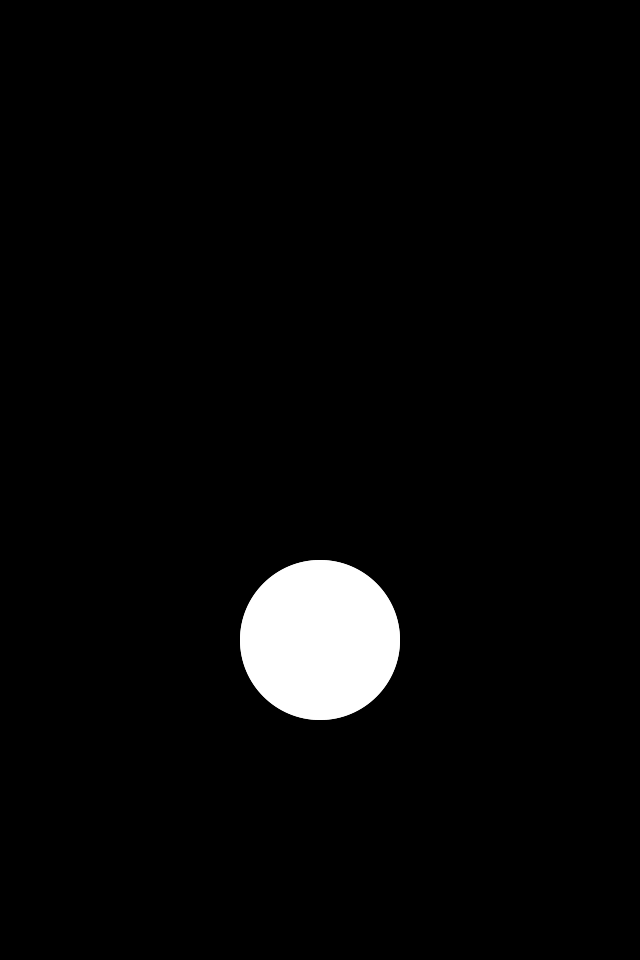
Frame 1 (no input)
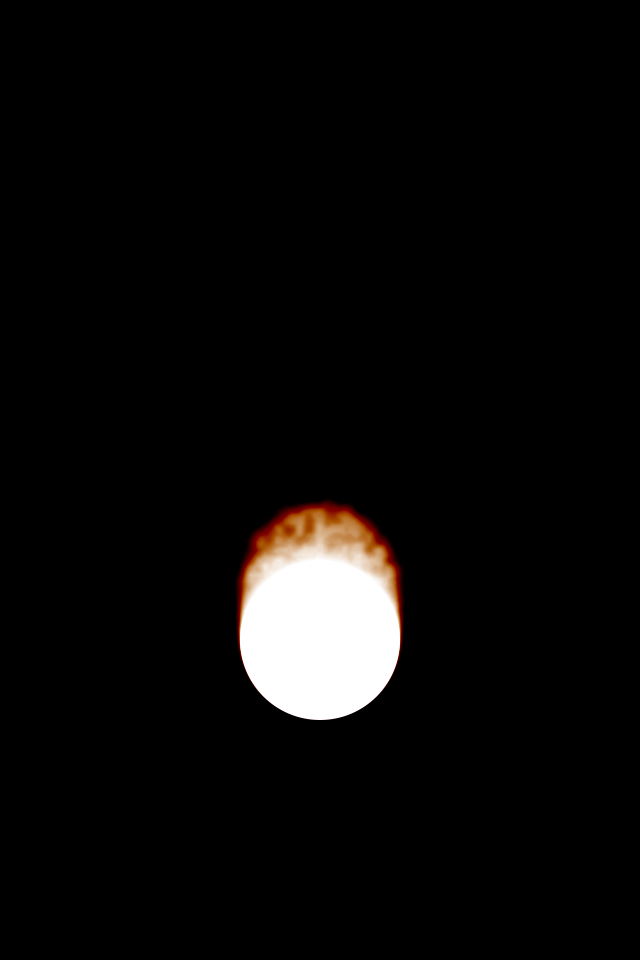
Frame 60 (the mouse pressed at the canvas centre just before this capture)
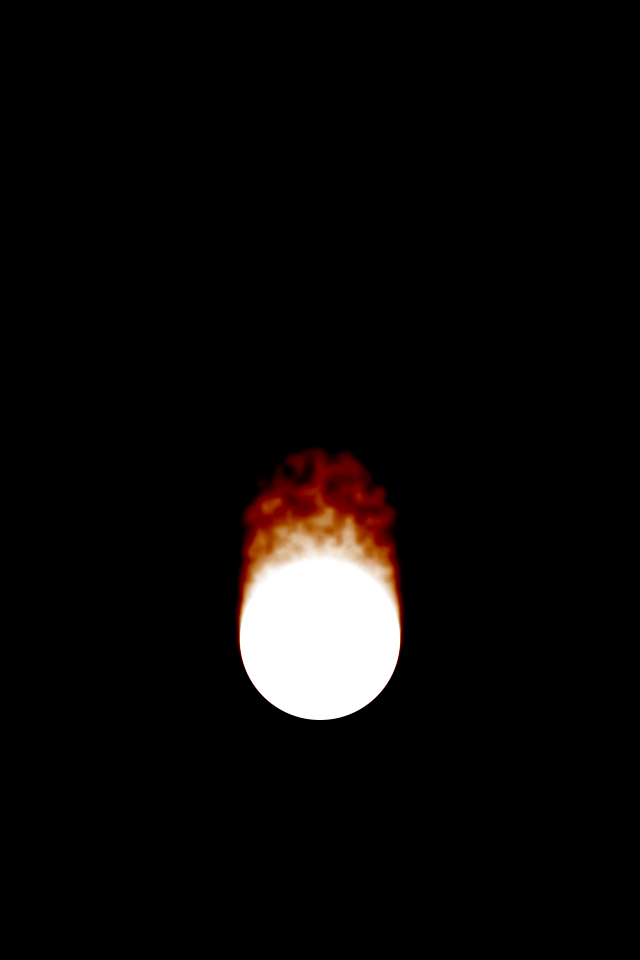
Frame 120 (the mouse held since frame 60 and released just before this capture)

The Processing sketch that drew these frames (run headless with seeded random() and noise(); from frame 60 on, the mouse is pressed at the canvas centre):

// Processing sketch: Fire_Effect
// ── Fire_Effect.pde

PGraphics buffer1;
PGraphics buffer2;
PImage cooling;
float ystart = 0.0;
int w, h;
void setup(){
  size(640, 960);
  w = width; h = height;
  buffer1 = createGraphics(w,h);
  buffer2 = createGraphics(w,h);
  cooling = createImage(w,h,RGB);
  fire(1);
}

void cool(){
  cooling.loadPixels();
  float xoff = 0.0;
  float increment = 0.1;
  for(int x = 0; x <w; x++){
   xoff += increment;
   float yoff = ystart;
   for(int y = 0;  y <h; y++){
    yoff+=increment;
    float bright = noise(xoff,yoff) * 5;
    cooling.pixels[x+y*w] = color(bright);
   }
  }
  cooling.updatePixels();
  ystart+=increment;
}

void fire(int size){
  buffer1.beginDraw();
  buffer1.noStroke();
  buffer1.ellipse(w/2,h/3*2, w/4, w/4);
  
  buffer1.endDraw();
}

void tick(){
  fire(100);
  cool();
  buffer2.beginDraw();
  buffer1.loadPixels();
  buffer2.loadPixels();
  for(int x = 1; x < w-1; x++){
   for(int y = 1; y < h-1; y++){
     float b = (
             brightness(buffer1.pixels[x+1+y*w])+
             brightness(buffer1.pixels[x-1+y*w])+
             brightness(buffer1.pixels[x+(y+1)*w])+
             brightness(buffer1.pixels[x+(y-1)*w]))/4 -
             brightness(cooling.pixels[x+y*w]);
     b = 255-b;
     buffer2.pixels[x+(y-1)*w] = color(255-b, 255-b*2,255-b*3);
   }
  }
  buffer2.updatePixels();
  buffer2.endDraw();
  PGraphics temp = buffer1;
  buffer1 = buffer2;
  buffer2 = temp;
}

void draw(){
  tick();
  scale(width/w);
  background(0);
  image(buffer2,0,0);
}
